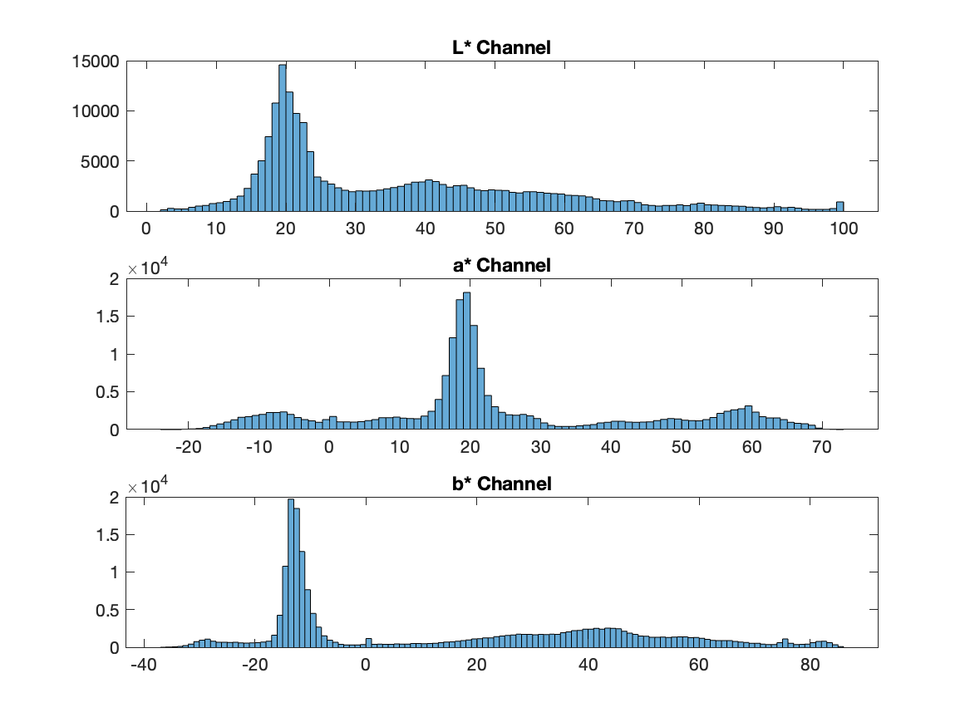
%> input picture Assignment 2/src/1.colar_spaces/peppers_histograms.png, 970 x 727 px, shrunk from 1167 x 875 before the run
$ octave --eval "script3('peppers_histograms.png');"   (GNU Octave 9; MATLAB toolbox functions it lacks are replaced by stand-ins)
%> lines starting %> are read from the running program, lines starting %| are printed output that depends on the picture
function script3(filepath)
%> called with filepath = 'peppers_histograms.png'
    % 1) Import an image in bitmap format (RGB color space) and display this image on the screen


    imageRGB = imread(filepath); % Import the image
%> imageRGB is the input picture: size 727x970x3 uint8; mean R, G, B 243.2, 245.8, 247.6
    % Display RGB image with all the components
    figure('Name', 'RGB image', 'NumberTitle', 'off');
    imshow(imageRGB); % display HSV image
    title('The image is in RGB');


    title('Displayed Image'); % Add a title to the figure window

    % Check if the image is in grayscale (single channel) or if the image is RGB
    if size(imageRGB, 3) == 1
        % Image is in grayscale
        imshow(imageRGB);
        title('The image is in grayscale');
    else
        % Image is in RGB scale
        imshow(imageRGB); % display original image
        title('The image is in RGB');

        % Separate each RGB component into a different matrix and display each one of them on the screen
        R = imageRGB(:, :, 1); % Red channel
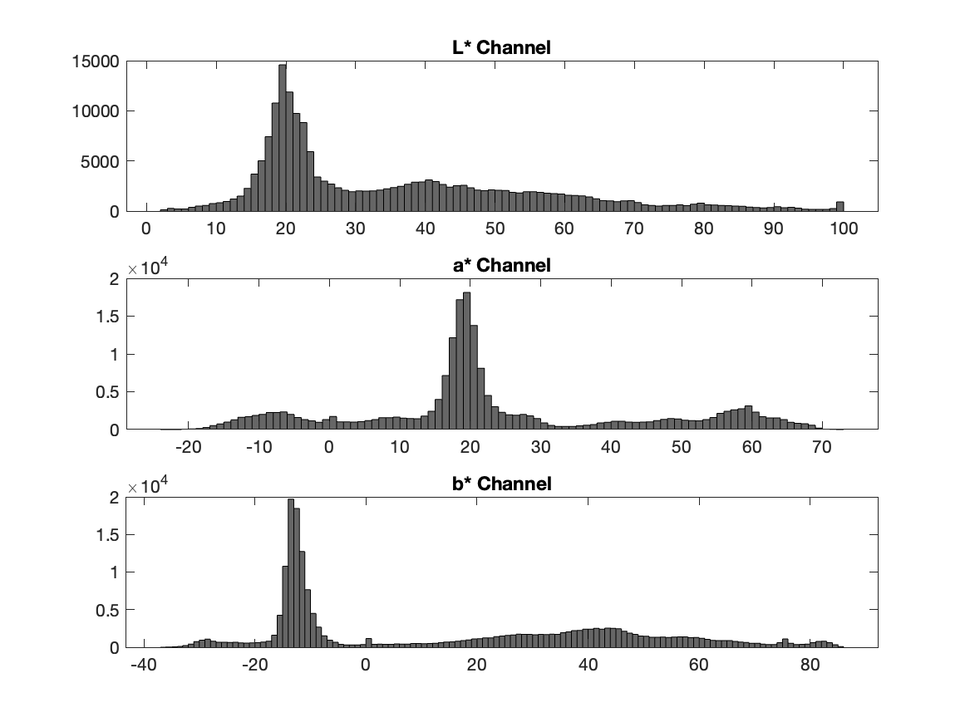
%> R: size 727x970 uint8; min 0, max 255, mean 243.2
        G = imageRGB(:, :, 2); % Green channel
        B = imageRGB(:, :, 3); % Blue channel
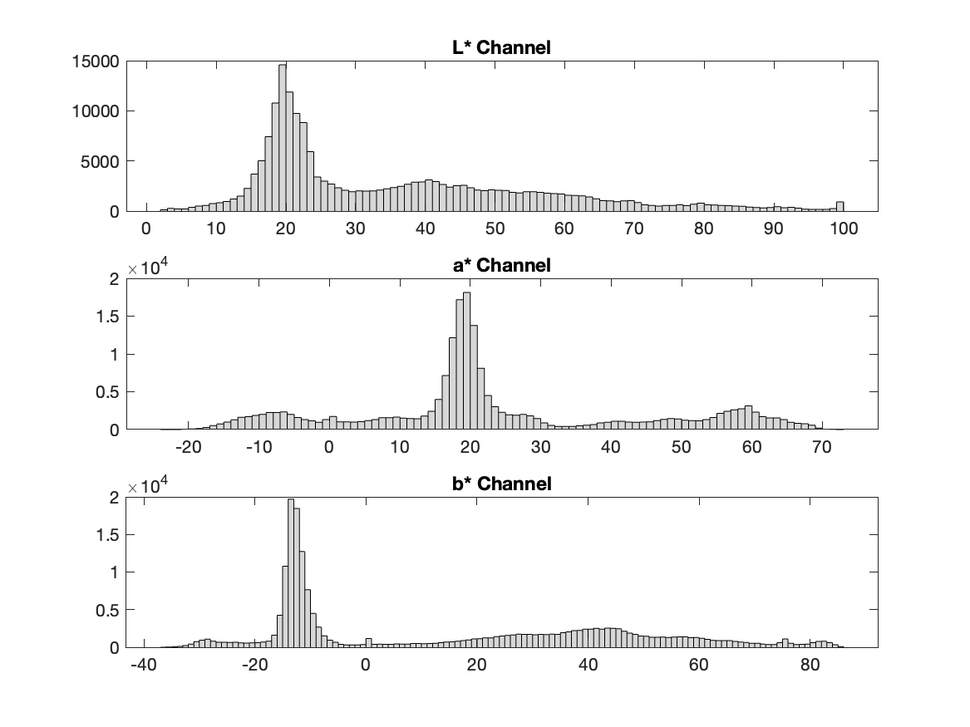
%> B: size 727x970 uint8; min 0, max 255, mean 247.6

        figure('Name', 'RGB image', 'NumberTitle', 'off');
        subplot(2,3,2),imshow(imageRGB); title('original image');
        subplot(2,3,4),imshow(R); title('componente R (RGB)');
        subplot(2,3,5),imshow(G); title('componente G (RGB)');
        subplot(2,3,6),imshow(B); title('componente B (RGB)');

        pause; % Wait for the user to press any key to continue

        % 3) Convert the image to HSV color space and display that image on the screen

        imageLab = rgb2lab(imageRGB);
%> imageLab: size 727x970x3 double; mean of channels 1, 2, 3 96.5, -0.4, -1.1

        % Display L*a*b* image with all the components
        figure('Name', 'L*a*b image', 'NumberTitle', 'off');
        imshow(imageLab); % display HSV image
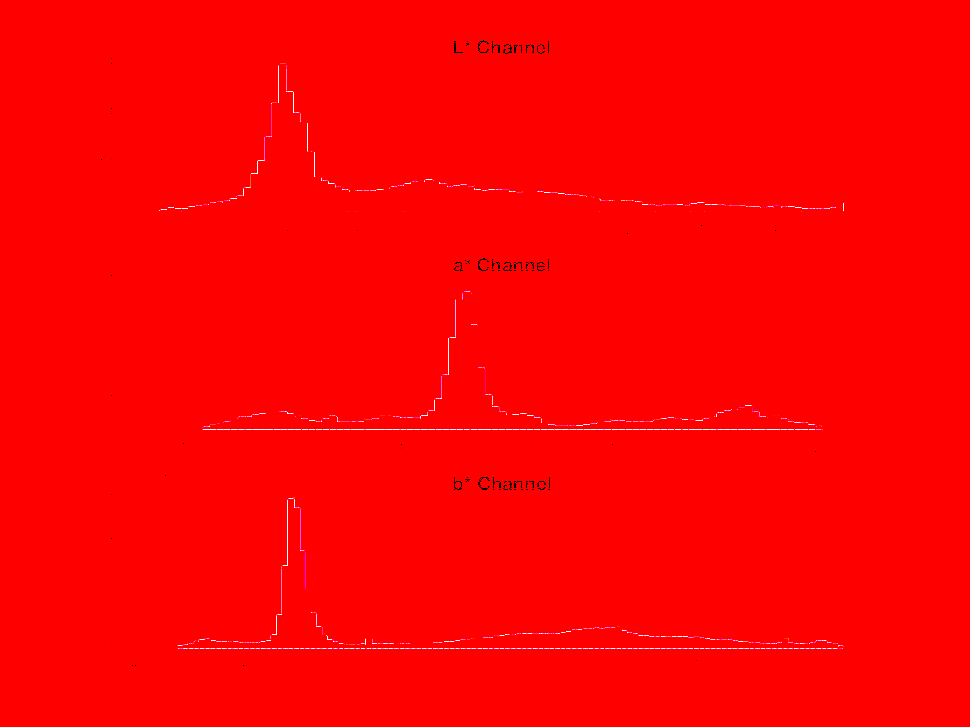
%> displayed picture: size 727x970x3, on the screen's scale of 0 to 255; mean R, G, B 254.7, 0.9, 2.1
        title('The image is in L*a*b');

        L = imageLab(:, :, 1); % Luminosity channel
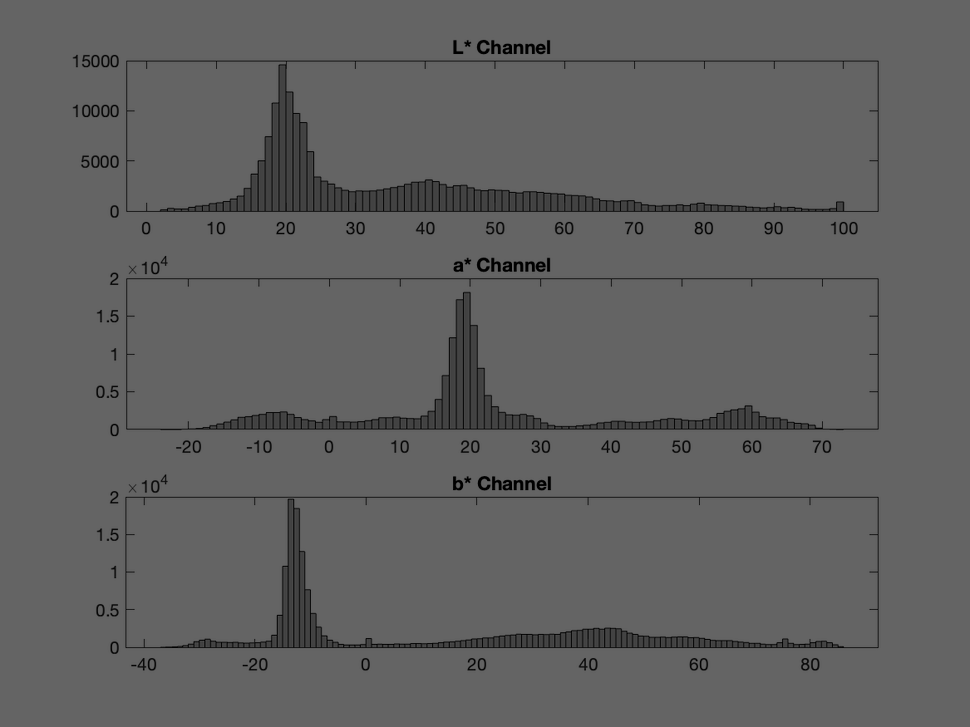
%> L: size 727x970 double; min 0, max 100, mean 96.5
        a = imageLab(:, :, 2); % Red/Green coordinate channel
        b = imageLab(:, :, 3); % Yellow/Blue coordinate channel
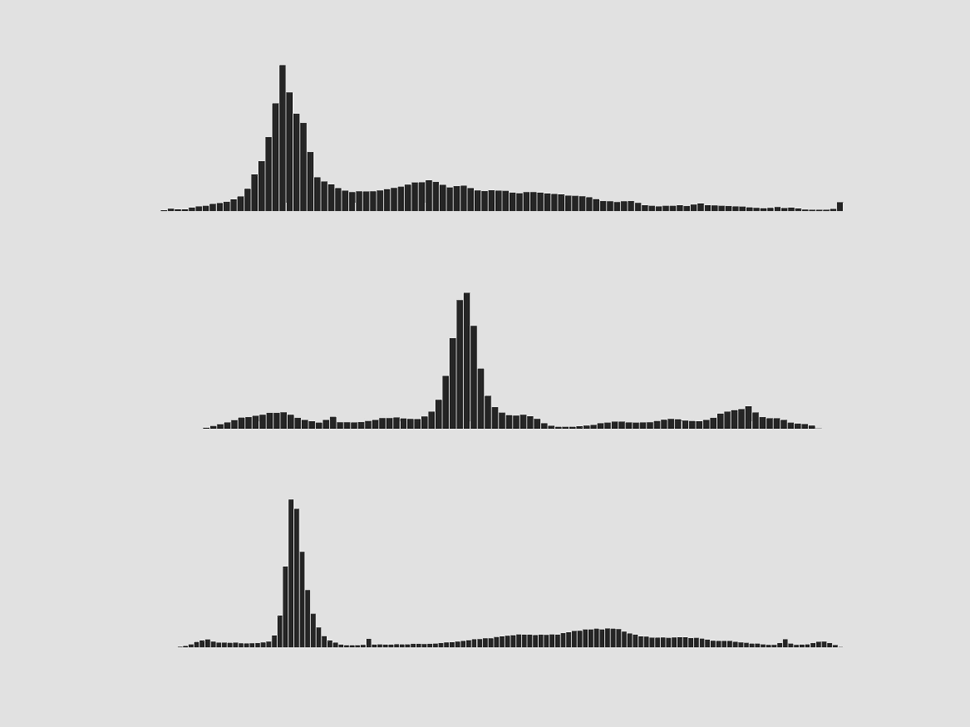
%> b: size 727x970 double; min -35.17, max 4.55, mean -1.15; drawn with min black and max white

        figure('Name', 'L*a*b image separated by each component', 'NumberTitle', 'off');
        title('L*a*b image separated by each component');
        subplot(2,3,2),imshow(imageRGB); title('original image');
        subplot(2,3,4),imshow(L); title('componente L (L*a*b)');
        subplot(2,3,5),imshow(a); title('componente a (L*a*b)');
%> after `imshow(a)`:
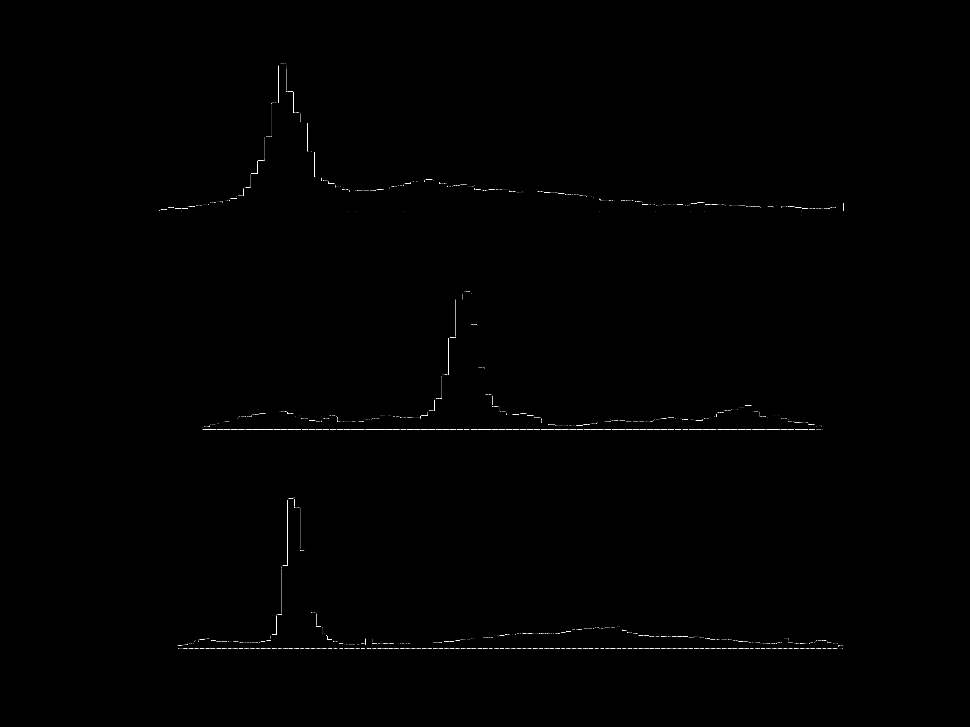
%> displayed picture: size 727x970, on the screen's scale of 0 to 255; min 0, max 255, mean 0.9
        subplot(2,3,6),imshow(b); title('componente b (L*a*b)');

    end
